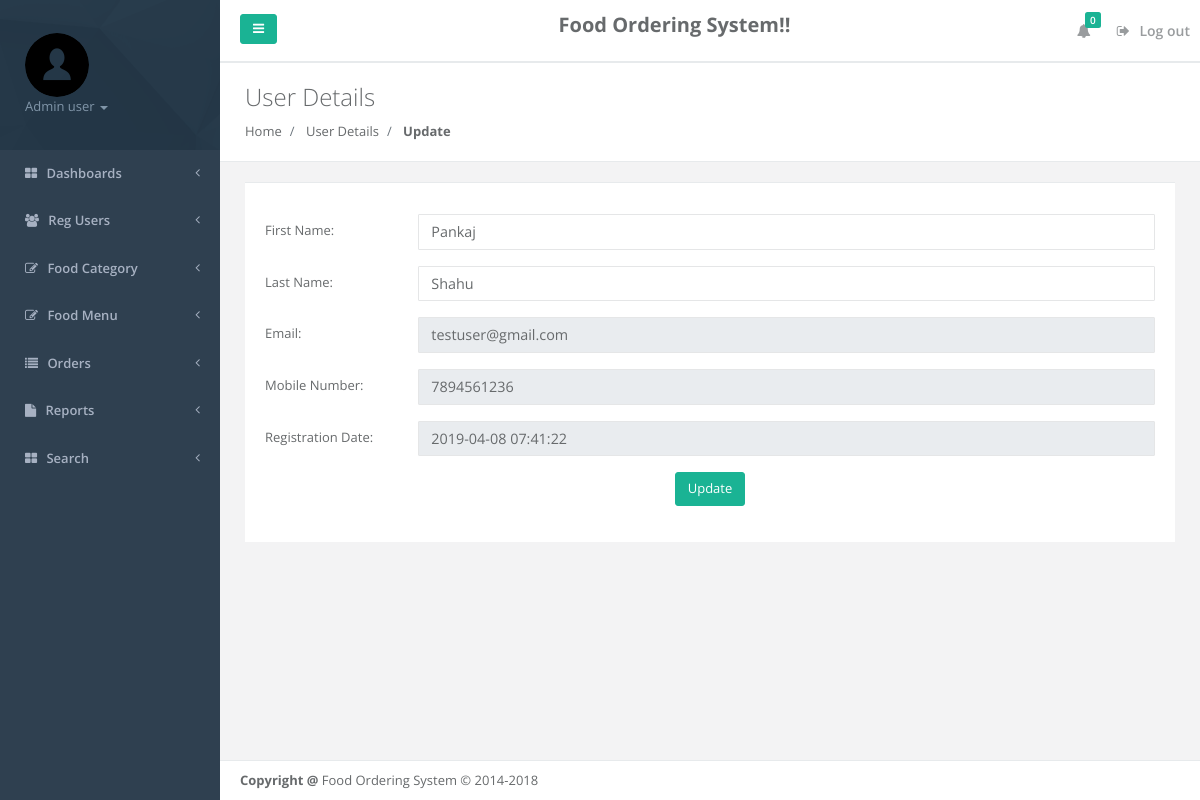
Screenshot of /fos/admin/edit-userprofile.php?userid=1 (signed in) with the database file from the repository.
### tables this page shows
CREATE TABLE `tbluser` (
  `ID` int(10) NOT NULL,
  `FirstName` varchar(45) DEFAULT NULL,
  `LastName` varchar(50) DEFAULT NULL,
  `Email` varchar(120) DEFAULT NULL,
  `MobileNumber` bigint(11) DEFAULT NULL,
  `Password` varchar(120) DEFAULT NULL,
  `RegDate` timestamp NOT NULL DEFAULT CURRENT_TIMESTAMP
);

### fos/admin/edit-userprofile.php (the view, shortened to what this page needs)
<?php
include('includes/dbconnection.php');
if (strlen($_SESSION['fosaid']==0)) {
  header('location:logout.php');
  } else{
 ?>
<!DOCTYPE html>
<html>
<head>
    <link href="css/bootstrap.min.css" rel="stylesheet">
    <link href="font-awesome/css/font-awesome.css" rel="stylesheet">
    <link href="css/plugins/iCheck/custom.css" rel="stylesheet">
    <link href="css/plugins/steps/jquery.steps.css" rel="stylesheet">
    <link href="css/animate.css" rel="stylesheet">
    <link href="css/style.css" rel="stylesheet">
</head>
<body>
    <div id="wrapper">
    <?php include_once('includes/leftbar.php');?>
        <div id="page-wrapper" class="gray-bg">
             <?php include_once('includes/header.php');?>
            <div class="row wrapper border-bottom white-bg page-heading">
            <div class="col-lg-10">
                <h2>User Details</h2>
                <ol class="breadcrumb">
                    <li class="breadcrumb-item">
                        <a href="dashboard.php">Home</a>
                    </li>
                    <li class="breadcrumb-item">
                        <a>User Details</a>
                    </li>
                    <li class="breadcrumb-item active">
                        <strong>Update</strong>
                    </li>
                </ol>
            </div>
        </div>
        <div class="wrapper wrapper-content animated fadeInRight">
            <div class="row">
                <div class="col-lg-12">
                    <div class="ibox">
                        <div class="ibox-content">
                      <?php
$sid=$_GET['userid'];
$ret=mysqli_query($con,"select * from tbluser where ID='$sid'");
while ($row=mysqli_fetch_array($ret)) {
?>
                            <form id="submit" action="#" class="wizard-big" method="post" name="submit">
                                    <fieldset>
                                          <div class="form-group row"><label class="col-sm-2 col-form-label">First Name:</label>
                                                <div class="col-sm-10"><input name='firstname' id="firstname" class="form-control white_bg" value="<?php  echo $row['FirstName'];?>">
   </div>
                                            </div>
                                            <div class="form-group row"><label class="col-sm-2 col-form-label">Last Name:</label>
                                                <div class="col-sm-10"><input type="text" class="form-control" name="lastname" value="<?php  echo $row['LastName'];?>"></div>
                                            </div>
                                            <div class="form-group row"><label class="col-sm-2 col-form-label">Email:</label>
                                                <div class="col-sm-10">
                                                 <input type="email" class="form-control" name="email" readonly="true" value="<?php  echo $row['Email'];?>">
                                                </div>
                                            </div>
                                            <div class="form-group row"><label class="col-sm-2 col-form-label">Mobile Number:</label>
                                                <div class="col-sm-10"><input type="text" class="form-control" name="mobilenumber" readonly="true" value="<?php  echo $row['MobileNumber'];?>"></div>
                                            </div>
                                            <div class="form-group row"><label class="col-sm-2 col-form-label">Registration Date:</label>
                                                <div class="col-sm-10"><input type="text" class="form-control" name="price" readonly="true" value="<?php  echo $row['RegDate'];?>"></div>
                                            </div>
                                        </fieldset>
                             <?php } ?>
          <p style="text-align: center;"><button type="submit" name="submit" class="btn btn-primary">Update</button></p>
                            </form>
                        </div>
                    </div>
                    </div>
                </div>
            </div>
        <?php include_once('includes/footer.php');?>
        </div>
        </div>
</body>
</html>
   <?php } ?>

### fos/admin/includes/leftbar.php (shortened to what this page needs)
    <nav class="navbar-default navbar-static-side" role="navigation">
        <div class="sidebar-collapse">
            <ul class="nav metismenu" id="side-menu">
                <li class="nav-header">
                    <div class="dropdown profile-element">
                        <img alt="image" class="rounded-circle" src="img/user.png"/>
                        <a data-toggle="dropdown" class="dropdown-toggle" href="#">
                            <?php
$admid=$_SESSION['fosaid'];
$ret=mysqli_query($con,"select AdminName from tbladmin where ID='$admid'");
$row=mysqli_fetch_array($ret);
$name=$row['AdminName'];
?>
                            <span class="text-muted text-xs block"><?php echo $name; ?> <b class="caret"></b></span>
                        </a>
                    </div>
                </li>
                <li>
                    <a href="dashboard.php"><i class="fa fa-th-large"></i> <span class="nav-label">Dashboards</span> <span class="fa arrow"></span></a>
                                    </li>
                                    <li>
                    <a href="user-detail.php"><i class="fa fa-users"></i> <span class="nav-label">Reg Users</span> <span class="fa arrow"></span></a>
                                    </li>
                <li>
                    <a href="#"><i class="fa fa-edit"></i> <span class="nav-label">Food Category</span><span class="fa arrow"></span></a>
                </li>
 <li>
                    <a href="#"><i class="fa fa-edit"></i> <span class="nav-label">Food Menu</span><span class="fa arrow"></span></a>
                </li>
                <li>
                    <a href="#"><i class="fa fa-list"></i> <span class="nav-label">Orders</span><span class="fa arrow"></span></a>
                </li>
                   <li>
                    <a href="#"><i class="fa fa-file"></i> <span class="nav-label">Reports</span><span class="fa arrow"></span></a>
                </li>
                <li>
                    <a href="search.php"><i class="fa fa-th-large"></i> <span class="nav-label">Search</span> <span class="fa arrow"></span></a>
                                    </li>
            </ul>
        </div>
    </nav>

### rows the page displays
tbluser: firstname "Pankaj", lastname "Shahu", email "testuser@gmail.com", mobilenumber "7894561236", price "2019-04-08 07:41:22"

### other values shown
$name "Admin user"
$num "0"
